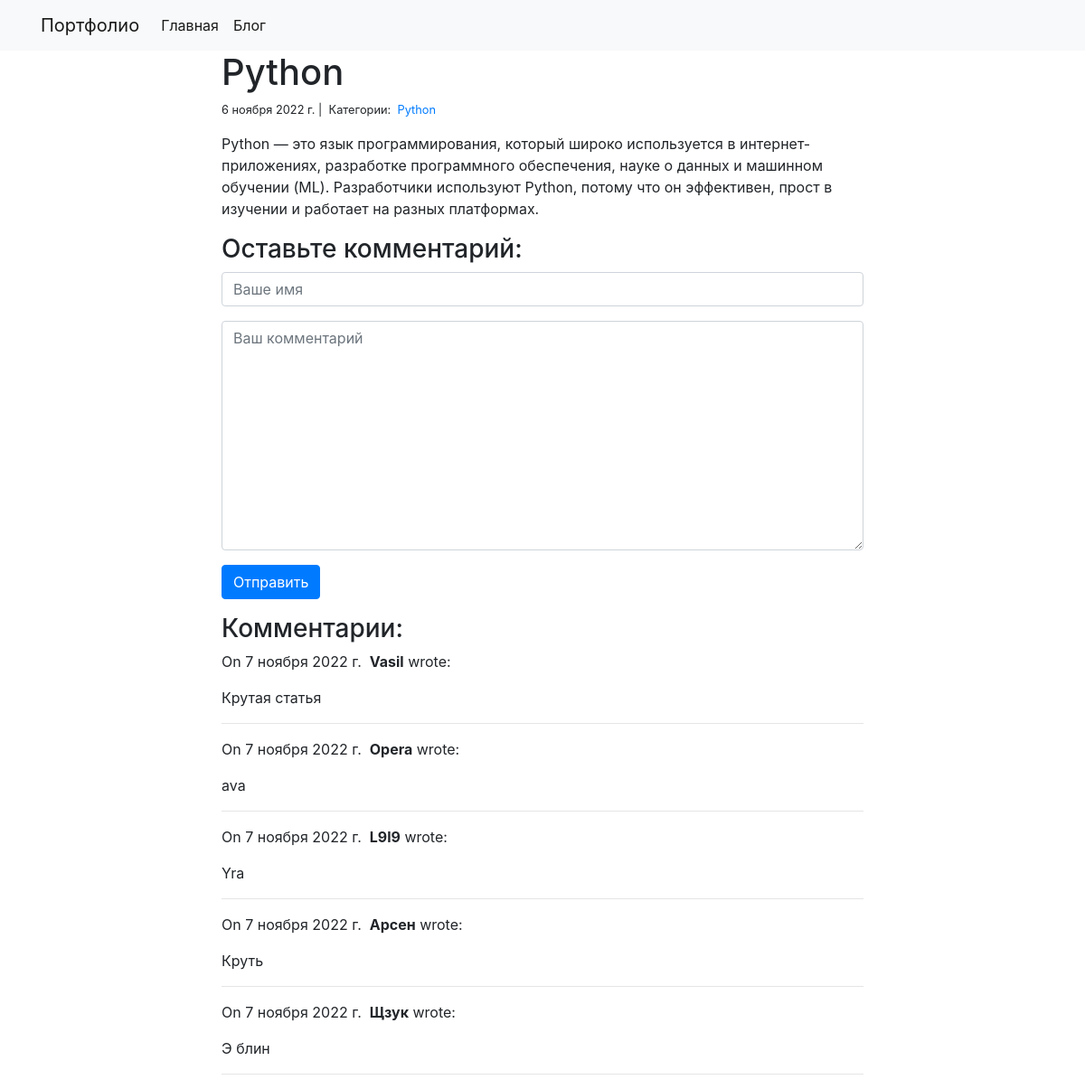
The app's page /blog/2/ with its own data.
### blog/models.py (models this page shows)
class Post(models.Model):
    title = models.CharField(max_length=255)
    body = models.TextField()
    created_on = models.DateTimeField(auto_now_add=True)
    last_modified = models.DateTimeField(auto_now=True)
    categories = models.ManyToManyField('Category', related_name='Posts')

class Category(models.Model):
    name = models.CharField(max_length=20)

class Comment(models.Model):
    author = models.CharField(max_length=60)
    body = models.TextField()
    created_on = models.DateTimeField(auto_now_add=True)
    post = models.ForeignKey('Post', on_delete=models.CASCADE)
    datetime_released = models.DateTimeField(default=timezone.now())

### blog/views.py (the view, shortened to what this page needs)
# urls.py: path("<int:pk>/", views.blog_detail, name="blog_detail"),
def blog_detail(request, pk):
    post = Post.objects.get(pk=pk)
    form = CommentForm()
    comments = Comment.objects.filter(post=post)
    context = {
        "post": post,
        "comments":comments,
        "form":form
    }
    return render(request, "blog_detail.html", context = context)

### blog/forms.py
class CommentForm(forms.Form):
    author = forms.CharField(
        max_length=60,
        widget=forms.TextInput(attrs={
            'class': 'form-control',
            'placeholder': 'Ваше имя'
        })
    )
    body = forms.CharField(
        widget=forms.Textarea(attrs={
            'class': 'form-control',
            'placeholder': 'Ваш комментарий'
        })
    )

### blog/templates/blog_detail.html (shortened to what this page needs)
{% extends "base.html" %}
{% block page_content %}
<div class="col-md-8 offset-md-2">
    <h1>{{ post.title }}</h1>
    <small>
        {{ post.created_on.date }} |&nbsp;
        Категории:&nbsp;
        {% for category in post.categories.all %}
        <a href="{% url 'blog_category' category.name %}">
            {{ category.name }}
        </a>&nbsp;
        {% endfor %}
    </small>
    <p>{{ post.body | linebreaks }}</p>
    <h3>Оставьте комментарий:</h3>
    <form action="/blog/{{ post.pk }}/" method="post">
        <div class="form-group">
            {{ form.author }}
        </div>
        <div class="form-group">
            {{ form.body }}
        </div>
        <button type="submit" class="btn btn-primary">Отправить</button>
    </form>
    <h3>Комментарии:</h3>
    {% for comment in comments %}
    <p>
        On {{comment.created_on.date }}&nbsp;
        <b>{{ comment.author }}</b> wrote:
    </p>
    <p>{{ comment.body }}</p>
    <hr>
    {% endfor %}
</div>
{% endblock %}

### Vasil_2023/templates/base.html (shortened to what this page needs)
<link rel="stylesheet" href="https://cdn.jsdelivr.net/npm/bootstrap@4.4.1/dist/css/bootstrap.min.css">
<nav class="navbar navbar-expand-lg navbar-light bg-light">
  <div class="container">
    <a class="navbar-brand" href="{% url 'project_index' %}">Портфолио</a>
    <div class="collapse navbar-collapse" id="navbarSupportedContent">
      <ul class="navbar-nav mr-auto">
        <li class="nav-item active">
          <a class="nav-link" href="{% url 'project_index' %}">Главная</a>
        </li>
        <li class="nav-item active">
          <a class="nav-link" href="{% url 'blog_index' %}">Блог</a>
        </li>
      </ul>
    </div>
  </div>
</nav>
<div class="container">
    {% block page_content %}{% endblock %}
</div>

### records on screen
Post: title "Python", created_on "6 ноября 2022 г.", body "Python — это язык программирования, который широко используется в интернет-приложениях, разработке программного обеспечения, науке о данных и машинном обучении (ML). Разработчики используют Python, потому что он эффективен, прост в изучении и работает на разных платформах."
Category: name "Python"
Comment: created_on "7 ноября 2022 г.", author "Vasil", body "Крутая статья"
Comment: created_on "7 ноября 2022 г.", author "Opera", body "ava"
Comment: created_on "7 ноября 2022 г.", author "L9l9", body "Yra"
Comment: created_on "7 ноября 2022 г.", author "Арсен", body "Круть"
Comment: created_on "7 ноября 2022 г.", author "Щзук", body "Э блин"
